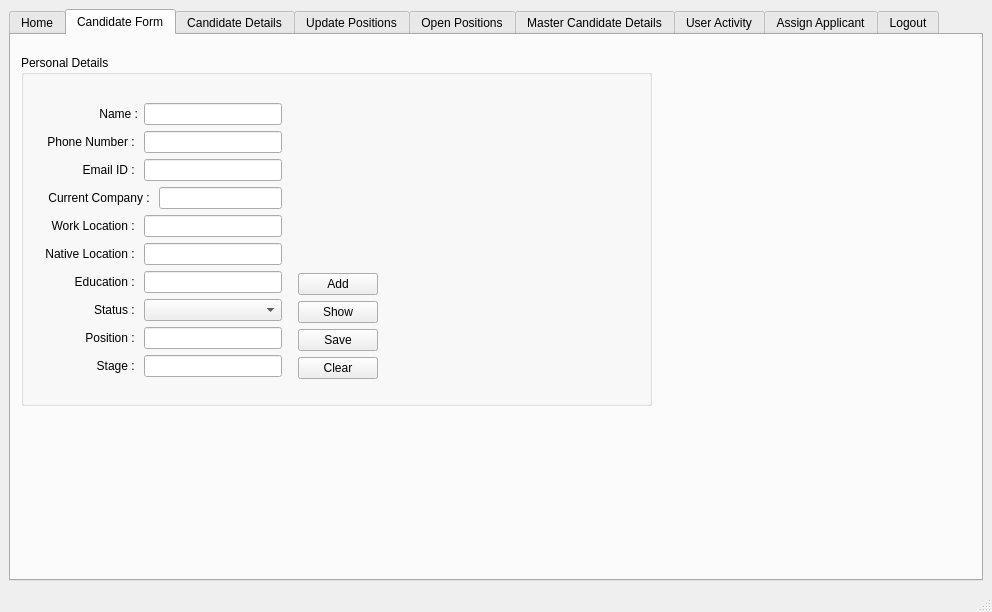
<?xml version="1.0" encoding="UTF-8"?>
<ui version="4.0">
 <class>SecondMainWindow</class>
 <widget class="QMainWindow" name="SecondMainWindow">
  <property name="geometry">
   <rect>
    <x>0</x>
    <y>0</y>
    <width>992</width>
    <height>612</height>
   </rect>
  </property>
  <property name="windowTitle">
   <string>MainWindow</string>
  </property>
  <widget class="QWidget" name="centralwidget">
   <layout class="QVBoxLayout" name="verticalLayout">
    <item>
     <widget class="QTabWidget" name="tabWidget">
      <property name="currentIndex">
       <number>1</number>
      </property>
      <widget class="QWidget" name="tab">
       <attribute name="title">
        <string>Home</string>
       </attribute>
      </widget>
      <widget class="QWidget" name="tab_2">
       <attribute name="title">
        <string>Candidate Form</string>
       </attribute>
       <widget class="QGroupBox" name="groupBox">
        <property name="geometry">
         <rect>
          <x>10</x>
          <y>20</y>
          <width>631</width>
          <height>351</height>
         </rect>
        </property>
        <property name="title">
         <string>Personal Details</string>
        </property>
        <widget class="QWidget" name="">
         <property name="geometry">
          <rect>
           <x>10</x>
           <y>23</y>
           <width>347</width>
           <height>311</height>
          </rect>
         </property>
         <layout class="QHBoxLayout" name="horizontalLayout_18">
          <item>
           <layout class="QVBoxLayout" name="verticalLayout_9">
            <property name="leftMargin">
             <number>10</number>
            </property>
            <property name="topMargin">
             <number>25</number>
            </property>
            <property name="rightMargin">
             <number>10</number>
            </property>
            <property name="bottomMargin">
             <number>10</number>
            </property>
            <item>
             <layout class="QHBoxLayout" name="horizontalLayout">
              <item>
               <widget class="QLabel" name="label_2">
                <property name="minimumSize">
                 <size>
                  <width>97</width>
                  <height>0</height>
                 </size>
                </property>
                <property name="text">
                 <string>Name :</string>
                </property>
                <property name="alignment">
                 <set>Qt::AlignRight|Qt::AlignTrailing|Qt::AlignVCenter</set>
                </property>
               </widget>
              </item>
              <item>
               <widget class="QLineEdit" name="lineEditName"/>
              </item>
             </layout>
            </item>
            <item>
             <layout class="QHBoxLayout" name="horizontalLayout_2">
              <item>
               <widget class="QLabel" name="label_3">
                <property name="minimumSize">
                 <size>
                  <width>97</width>
                  <height>0</height>
                 </size>
                </property>
                <property name="text">
                 <string>Phone Number : </string>
                </property>
                <property name="alignment">
                 <set>Qt::AlignRight|Qt::AlignTrailing|Qt::AlignVCenter</set>
                </property>
               </widget>
              </item>
              <item>
               <widget class="QLineEdit" name="lineEditPhoneNumber"/>
              </item>
             </layout>
            </item>
            <item>
             <layout class="QHBoxLayout" name="horizontalLayout_8">
              <item>
               <widget class="QLabel" name="label_8">
                <property name="minimumSize">
                 <size>
                  <width>97</width>
                  <height>0</height>
                 </size>
                </property>
                <property name="text">
                 <string>        Email ID : </string>
                </property>
                <property name="alignment">
                 <set>Qt::AlignRight|Qt::AlignTrailing|Qt::AlignVCenter</set>
                </property>
               </widget>
              </item>
              <item>
               <widget class="QLineEdit" name="lineEditEmailId"/>
              </item>
             </layout>
            </item>
            <item>
             <layout class="QHBoxLayout" name="horizontalLayout_11">
              <item>
               <widget class="QLabel" name="label_9">
                <property name="minimumSize">
                 <size>
                  <width>97</width>
                  <height>0</height>
                 </size>
                </property>
                <property name="text">
                 <string>  Current Company : </string>
                </property>
                <property name="alignment">
                 <set>Qt::AlignRight|Qt::AlignTrailing|Qt::AlignVCenter</set>
                </property>
               </widget>
              </item>
              <item>
               <widget class="QLineEdit" name="lineEditCurrentCompany"/>
              </item>
             </layout>
            </item>
            <item>
             <layout class="QHBoxLayout" name="horizontalLayout_12">
              <item>
               <widget class="QLabel" name="label_10">
                <property name="minimumSize">
                 <size>
                  <width>97</width>
                  <height>0</height>
                 </size>
                </property>
                <property name="text">
                 <string>Work Location : </string>
                </property>
                <property name="alignment">
                 <set>Qt::AlignRight|Qt::AlignTrailing|Qt::AlignVCenter</set>
                </property>
               </widget>
              </item>
              <item>
               <widget class="QLineEdit" name="lineEditWorkLocation"/>
              </item>
             </layout>
            </item>
            <item>
             <layout class="QHBoxLayout" name="horizontalLayout_13">
              <item>
               <widget class="QLabel" name="label_11">
                <property name="minimumSize">
                 <size>
                  <width>97</width>
                  <height>0</height>
                 </size>
                </property>
                <property name="text">
                 <string>Native Location : </string>
                </property>
                <property name="alignment">
                 <set>Qt::AlignRight|Qt::AlignTrailing|Qt::AlignVCenter</set>
                </property>
               </widget>
              </item>
              <item>
               <widget class="QLineEdit" name="lineEditHomeLocation"/>
              </item>
             </layout>
            </item>
            <item>
             <layout class="QHBoxLayout" name="horizontalLayout_14">
              <item>
               <widget class="QLabel" name="label_12">
                <property name="minimumSize">
                 <size>
                  <width>97</width>
                  <height>0</height>
                 </size>
                </property>
                <property name="text">
                 <string>Education : </string>
                </property>
                <property name="alignment">
                 <set>Qt::AlignRight|Qt::AlignTrailing|Qt::AlignVCenter</set>
                </property>
               </widget>
              </item>
              <item>
               <widget class="QLineEdit" name="lineEditEdu"/>
              </item>
             </layout>
            </item>
            <item>
             <layout class="QHBoxLayout" name="horizontalLayout_15">
              <item>
               <widget class="QLabel" name="label_13">
                <property name="minimumSize">
                 <size>
                  <width>97</width>
                  <height>0</height>
                 </size>
                </property>
                <property name="maximumSize">
                 <size>
                  <width>97</width>
                  <height>97</height>
                 </size>
                </property>
                <property name="text">
                 <string>Status : </string>
                </property>
                <property name="alignment">
                 <set>Qt::AlignRight|Qt::AlignTrailing|Qt::AlignVCenter</set>
                </property>
               </widget>
              </item>
              <item>
               <widget class="QComboBox" name="comboBoxStatusForm"/>
              </item>
             </layout>
            </item>
            <item>
             <layout class="QHBoxLayout" name="horizontalLayout_16">
              <item>
               <widget class="QLabel" name="label_14">
                <property name="minimumSize">
                 <size>
                  <width>97</width>
                  <height>0</height>
                 </size>
                </property>
                <property name="text">
                 <string>Position : </string>
                </property>
                <property name="alignment">
                 <set>Qt::AlignRight|Qt::AlignTrailing|Qt::AlignVCenter</set>
                </property>
               </widget>
              </item>
              <item>
               <widget class="QLineEdit" name="lineEditPosition"/>
              </item>
             </layout>
            </item>
            <item>
             <layout class="QHBoxLayout" name="horizontalLayout_17">
              <item>
               <widget class="QLabel" name="label_15">
                <property name="minimumSize">
                 <size>
                  <width>97</width>
                  <height>0</height>
                 </size>
                </property>
                <property name="text">
                 <string>Stage : </string>
                </property>
                <property name="alignment">
                 <set>Qt::AlignRight|Qt::AlignTrailing|Qt::AlignVCenter</set>
                </property>
               </widget>
              </item>
              <item>
               <widget class="QLineEdit" name="lineEditStage"/>
              </item>
             </layout>
            </item>
           </layout>
          </item>
          <item>
           <layout class="QVBoxLayout" name="verticalLayout_10">
            <property name="bottomMargin">
             <number>10</number>
            </property>
            <item>
             <spacer name="verticalSpacer_2">
              <property name="orientation">
               <enum>Qt::Vertical</enum>
              </property>
              <property name="sizeHint" stdset="0">
               <size>
                <width>20</width>
                <height>40</height>
               </size>
              </property>
             </spacer>
            </item>
            <item>
             <widget class="QPushButton" name="pushButtonAdd">
              <property name="text">
               <string>Add</string>
              </property>
             </widget>
            </item>
            <item>
             <widget class="QPushButton" name="pushButtonShow">
              <property name="text">
               <string>Show</string>
              </property>
             </widget>
            </item>
            <item>
             <widget class="QPushButton" name="pushButtonSave">
              <property name="text">
               <string>Save</string>
              </property>
             </widget>
            </item>
            <item>
             <widget class="QPushButton" name="pushButtonClear">
              <property name="text">
               <string>Clear</string>
              </property>
             </widget>
            </item>
           </layout>
          </item>
         </layout>
        </widget>
       </widget>
      </widget>
      <widget class="QWidget" name="tab_3">
       <attribute name="title">
        <string>Candidate Details</string>
       </attribute>
       <layout class="QVBoxLayout" name="verticalLayout_8">
        <item>
         <widget class="QGroupBox" name="groupBoxCandidateDetails">
          <property name="title">
           <string/>
          </property>
          <layout class="QVBoxLayout" name="verticalLayout_7">
           <item>
            <layout class="QVBoxLayout" name="verticalLayout_6">
             <item>
              <widget class="QLabel" name="label">
               <property name="font">
                <font>
                 <pointsize>17</pointsize>
                 <weight>75</weight>
                 <bold>true</bold>
                </font>
               </property>
               <property name="text">
                <string>Candidate Details</string>
               </property>
               <property name="alignment">
                <set>Qt::AlignCenter</set>
               </property>
              </widget>
             </item>
             <item>
              <widget class="QGroupBox" name="groupBox_2">
               <property name="title">
                <string/>
               </property>
               <layout class="QVBoxLayout" name="verticalLayout_2">
                <item>
                 <layout class="QVBoxLayout" name="verticalLayout_3">
                  <property name="spacing">
                   <number>0</number>
                  </property>
                  <item>
                   <layout class="QVBoxLayout" name="verticalLayout_4">
                    <property name="spacing">
                     <number>0</number>
                    </property>
                    <property name="bottomMargin">
                     <number>10</number>
                    </property>
                    <item>
                     <layout class="QHBoxLayout" name="horizontalLayout_3">
                      <item>
                       <widget class="QLabel" name="label_4">
                        <property name="minimumSize">
                         <size>
                          <width>20</width>
                          <height>0</height>
                         </size>
                        </property>
                        <property name="font">
                         <font>
                          <weight>75</weight>
                          <bold>true</bold>
                         </font>
                        </property>
                        <property name="text">
                         <string>Username :  </string>
                        </property>
                       </widget>
                      </item>
                      <item>
                       <widget class="QLabel" name="labelUserNameDisplay">
                        <property name="minimumSize">
                         <size>
                          <width>100</width>
                          <height>0</height>
                         </size>
                        </property>
                        <property name="text">
                         <string/>
                        </property>
                       </widget>
                      </item>
                      <item>
                       <spacer name="horizontalSpacer_4">
                        <property name="orientation">
                         <enum>Qt::Horizontal</enum>
                        </property>
                        <property name="sizeHint" stdset="0">
                         <size>
                          <width>40</width>
                          <height>20</height>
                         </size>
                        </property>
                       </spacer>
                      </item>
                     </layout>
                    </item>
                    <item>
                     <layout class="QHBoxLayout" name="horizontalLayout_4">
                      <item>
                       <widget class="QLabel" name="label_5">
                        <property name="minimumSize">
                         <size>
                          <width>20</width>
                          <height>0</height>
                         </size>
                        </property>
                        <property name="font">
                         <font>
                          <weight>75</weight>
                          <bold>true</bold>
                         </font>
                        </property>
                        <property name="text">
                         <string>Role :            </string>
                        </property>
                       </widget>
                      </item>
                      <item>
                       <widget class="QLabel" name="labelRoleDisplay">
                        <property name="minimumSize">
                         <size>
                          <width>100</width>
                          <height>0</height>
                         </size>
                        </property>
                        <property name="text">
                         <string/>
                        </property>
                       </widget>
                      </item>
                      <item>
                       <spacer name="horizontalSpacer_5">
                        <property name="orientation">
                         <enum>Qt::Horizontal</enum>
                        </property>
                        <property name="sizeHint" stdset="0">
                         <size>
                          <width>40</width>
                          <height>20</height>
                         </size>
                        </property>
                       </spacer>
                      </item>
                     </layout>
                    </item>
                   </layout>
                  </item>
                  <item>
                   <layout class="QHBoxLayout" name="horizontalLayout_7">
                    <property name="spacing">
                     <number>0</number>
                    </property>
                    <property name="sizeConstraint">
                     <enum>QLayout::SetMinimumSize</enum>
                    </property>
                    <property name="bottomMargin">
                     <number>7</number>
                    </property>
                    <item>
                     <layout class="QHBoxLayout" name="horizontalLayout_5">
                      <item>
                       <widget class="QLabel" name="label_6">
                        <property name="text">
                         <string>Filter by Status : </string>
                        </property>
                       </widget>
                      </item>
                      <item>
                       <widget class="QComboBox" name="comboBoxStatus"/>
                      </item>
                     </layout>
                    </item>
                    <item>
                     <layout class="QHBoxLayout" name="horizontalLayout_6">
                      <item>
                       <spacer name="horizontalSpacer">
                        <property name="orientation">
                         <enum>Qt::Horizontal</enum>
                        </property>
                        <property name="sizeHint" stdset="0">
                         <size>
                          <width>40</width>
                          <height>20</height>
                         </size>
                        </property>
                       </spacer>
                      </item>
                      <item>
                       <widget class="QLabel" name="label_7">
                        <property name="text">
                         <string>Filter by Profile Owner :</string>
                        </property>
                       </widget>
                      </item>
                      <item>
                       <widget class="QComboBox" name="comboBoxOwner"/>
                      </item>
                     </layout>
                    </item>
                    <item>
                     <layout class="QHBoxLayout" name="horizontalLayout_9">
                      <item>
                       <spacer name="horizontalSpacer_2">
                        <property name="orientation">
                         <enum>Qt::Horizontal</enum>
                        </property>
                        <property name="sizeHint" stdset="0">
                         <size>
                          <width>40</width>
                          <height>20</height>
                         </size>
                        </property>
                       </spacer>
                      </item>
                      <item>
                       <widget class="QLabel" name="labelPosition">
                        <property name="text">
                         <string>Filter by Positions : </string>
                        </property>
                       </widget>
                      </item>
                      <item>
                       <widget class="QComboBox" name="comboBoxPosition"/>
                      </item>
                      <item>
                       <spacer name="horizontalSpacer_3">
                        <property name="orientation">
                         <enum>Qt::Horizontal</enum>
                        </property>
                        <property name="sizeHint" stdset="0">
                         <size>
                          <width>40</width>
                          <height>20</height>
                         </size>
                        </property>
                       </spacer>
                      </item>
                     </layout>
                    </item>
                    <item>
                     <layout class="QHBoxLayout" name="horizontalLayout_10">
                      <item>
                       <widget class="QLabel" name="labelStage">
                        <property name="text">
                         <string>Sort by Stage :</string>
                        </property>
                       </widget>
                      </item>
                      <item>
                       <widget class="QComboBox" name="comboBoxStage"/>
                      </item>
                      <item>
                       <spacer name="horizontalSpacer_6">
                        <property name="orientation">
                         <enum>Qt::Horizontal</enum>
                        </property>
                        <property name="sizeHint" stdset="0">
                         <size>
                          <width>40</width>
                          <height>20</height>
                         </size>
                        </property>
                       </spacer>
                      </item>
                     </layout>
                    </item>
                   </layout>
                  </item>
                  <item>
                   <widget class="QGroupBox" name="groupBox_3">
                    <property name="minimumSize">
                     <size>
                      <width>0</width>
                      <height>300</height>
                     </size>
                    </property>
                    <property name="maximumSize">
                     <size>
                      <width>16777215</width>
                      <height>300</height>
                     </size>
                    </property>
                    <property name="title">
                     <string/>
                    </property>
                    <layout class="QVBoxLayout" name="verticalLayout_5">
                     <property name="spacing">
                      <number>10</number>
                     </property>
                     <property name="leftMargin">
                      <number>0</number>
                     </property>
                     <property name="topMargin">
                      <number>0</number>
                     </property>
                     <property name="rightMargin">
                      <number>0</number>
                     </property>
                     <property name="bottomMargin">
                      <number>0</number>
                     </property>
                     <item>
                      <widget class="QTableWidget" name="tableWidget">
                       <property name="styleSheet">
                        <string notr="true"> QHeaderView::section {
            background-color: #f0f0f0;
            border: 1px solid #d0d0d0;
            padding: 4px;
        }</string>
                       </property>
                       <attribute name="horizontalHeaderDefaultSectionSize">
                        <number>125</number>
                       </attribute>
                       <column>
                        <property name="text">
                         <string>Profile Owner</string>
                        </property>
                        <property name="font">
                         <font>
                          <weight>75</weight>
                          <bold>true</bold>
                         </font>
                        </property>
                       </column>
                       <column>
                        <property name="text">
                         <string>Name</string>
                        </property>
                        <property name="font">
                         <font>
                          <weight>75</weight>
                          <bold>true</bold>
                         </font>
                        </property>
                       </column>
                       <column>
                        <property name="text">
                         <string>Phone</string>
                        </property>
                        <property name="font">
                         <font>
                          <weight>75</weight>
                          <bold>true</bold>
                         </font>
                        </property>
                       </column>
                       <column>
                        <property name="text">
                         <string>Email</string>
                        </property>
                        <property name="font">
                         <font>
                          <weight>75</weight>
                          <bold>true</bold>
                         </font>
                        </property>
                       </column>
                       <column>
                        <property name="text">
                         <string>Current Company </string>
                        </property>
                        <property name="font">
                         <font>
                          <weight>75</weight>
                          <bold>true</bold>
                         </font>
                        </property>
                       </column>
                       <column>
                        <property name="text">
                         <string>Work Location</string>
                        </property>
                        <property name="font">
                         <font>
                          <weight>75</weight>
                          <bold>true</bold>
                         </font>
                        </property>
                       </column>
                       <column>
                        <property name="text">
                         <string>Native Location</string>
                        </property>
                        <property name="font">
                         <font>
                          <weight>75</weight>
                          <bold>true</bold>
                         </font>
                        </property>
                       </column>
                       <column>
                        <property name="text">
                         <string>Education</string>
                        </property>
                        <property name="font">
                         <font>
                          <weight>75</weight>
                          <bold>true</bold>
                         </font>
                        </property>
                       </column>
                       <column>
                        <property name="text">
                         <string>Status</string>
                        </property>
                        <property name="font">
                         <font>
                          <weight>75</weight>
                          <bold>true</bold>
                         </font>
                        </property>
                       </column>
                       <column>
                        <property name="text">
                         <string>Position</string>
                        </property>
                        <property name="font">
                         <font>
                          <weight>75</weight>
                          <bold>true</bold>
                         </font>
                        </property>
                       </column>
                       <column>
                        <property name="text">
                         <string>Stage</string>
                        </property>
                        <property name="font">
                         <font>
                          <weight>75</weight>
                          <bold>true</bold>
                         </font>
                        </property>
                       </column>
                      </widget>
                     </item>
                    </layout>
                   </widget>
                  </item>
                 </layout>
                </item>
                <item>
                 <spacer name="verticalSpacer">
                  <property name="orientation">
                   <enum>Qt::Vertical</enum>
                  </property>
                  <property name="sizeHint" stdset="0">
                   <size>
                    <width>20</width>
                    <height>40</height>
                   </size>
                  </property>
                 </spacer>
                </item>
               </layout>
              </widget>
             </item>
            </layout>
           </item>
          </layout>
         </widget>
        </item>
       </layout>
      </widget>
      <widget class="QWidget" name="tab_4">
       <attribute name="title">
        <string>Update Positions</string>
       </attribute>
      </widget>
      <widget class="QWidget" name="tab_5">
       <attribute name="title">
        <string>Open Positions</string>
       </attribute>
      </widget>
      <widget class="QWidget" name="tab_6">
       <attribute name="title">
        <string>Master Candidate Details</string>
       </attribute>
      </widget>
      <widget class="QWidget" name="tab_7">
       <attribute name="title">
        <string>User Activity</string>
       </attribute>
      </widget>
      <widget class="QWidget" name="tab_8">
       <attribute name="title">
        <string>Assign Applicant</string>
       </attribute>
      </widget>
      <widget class="QWidget" name="tab_9">
       <attribute name="title">
        <string>Logout</string>
       </attribute>
      </widget>
     </widget>
    </item>
   </layout>
  </widget>
  <widget class="QMenuBar" name="menubar">
   <property name="geometry">
    <rect>
     <x>0</x>
     <y>0</y>
     <width>992</width>
     <height>21</height>
    </rect>
   </property>
  </widget>
  <widget class="QStatusBar" name="statusbar"/>
 </widget>
 <resources/>
 <connections/>
</ui>
